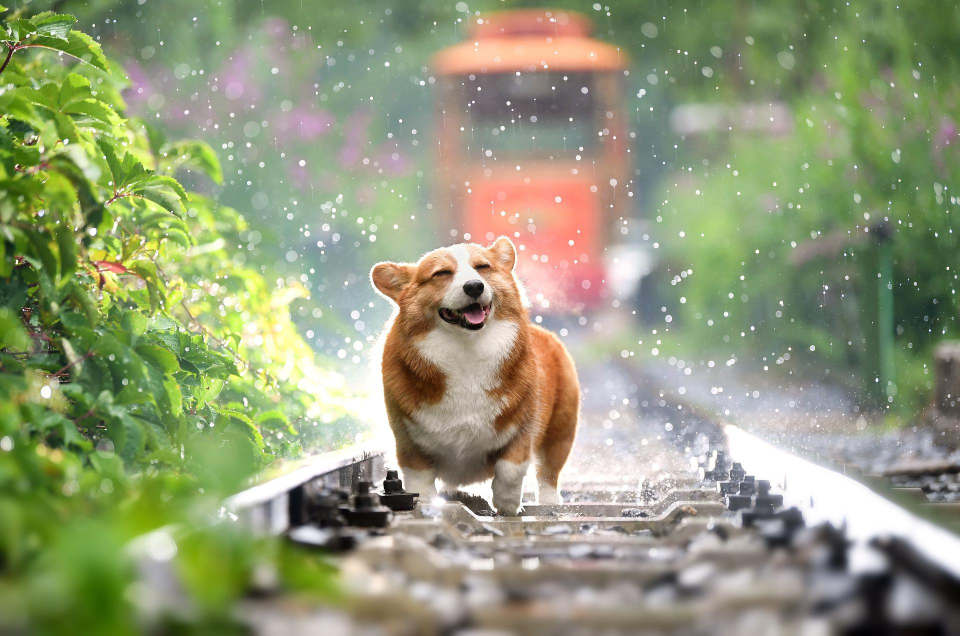
#> input picture Programmes et ressouces de tests/Ressources/Corgi.jpg, 1920 x 1271 px, given in place of the camera (shown at 1/2 size)
$ python chapter1.py
#> lines starting #> are read from the running program, lines starting #| are printed output that depends on the picture
import cv2 as ocv
import numpy as np

print("Import success")

#Camera

camera = ocv.VideoCapture(0)
camera.set(3, 640) #Largeur
camera.set(4, 480) #Hauteur
camera.set(10, 50) #Luminosité


while True:
    success, img = camera.read()
#> img is the input picture: shape (1271, 1920, 3); mean B, G, R 120.7, 153.6, 146.7

    if success:

        cameraContours = ocv.Canny(img, 75, 75)
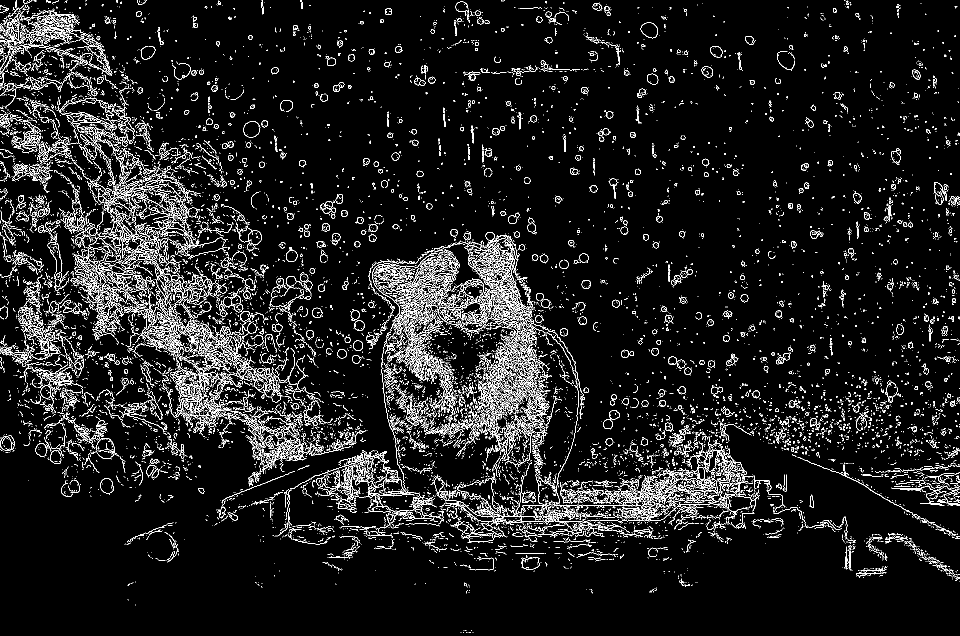
#> cameraContours: shape (1271, 1920) (shown at 1/2 size); 7.1% white in thin lines or dots

        imageLudo = cameraContours.copy()

        kernel = np.ones((3, 3), np.uint8)
        ocv.erode(imageLudo, kernel)
        ocv.dilate(imageLudo, kernel)

        cameraFloue = ocv.GaussianBlur(img, (11, 11), 0)

        cameraCF = ocv.Canny(cameraFloue, 25, 25)
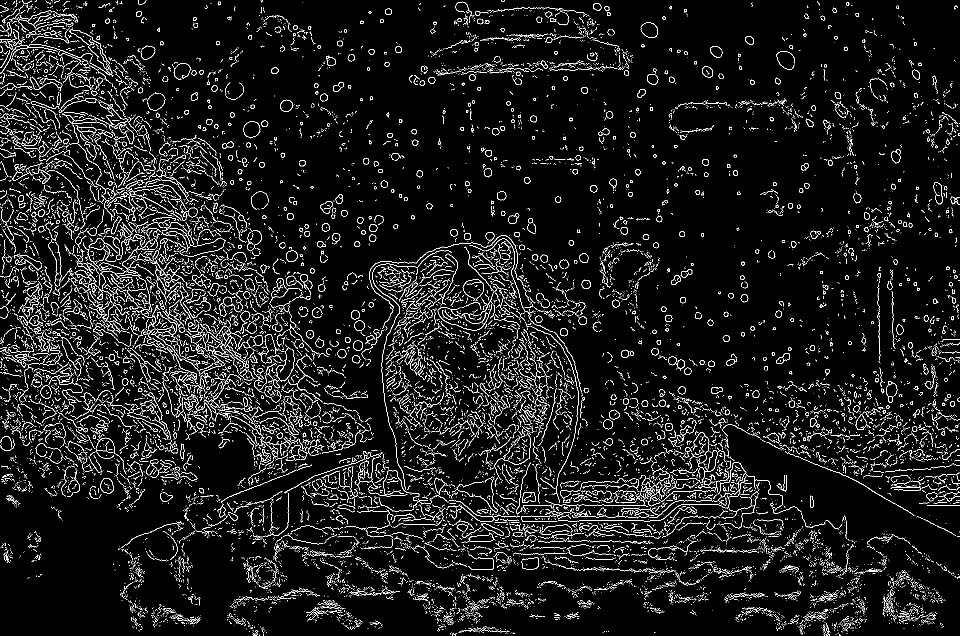
#> cameraCF: shape (1271, 1920) (shown at 1/2 size); 6.3% white in thin lines or dots

        cameraGrise = ocv.cvtColor(img, ocv.COLOR_BGR2GRAY)
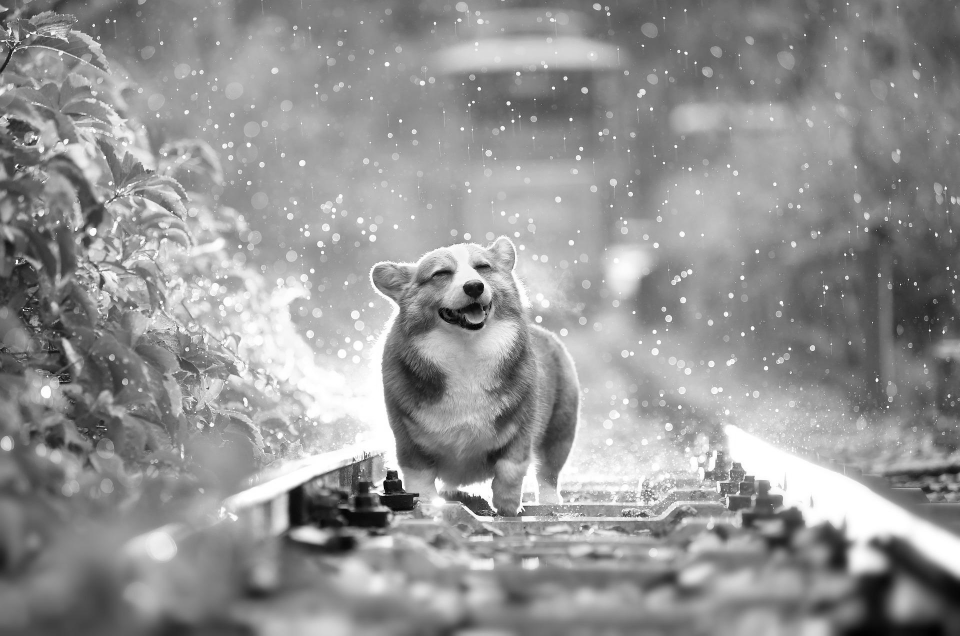
#> cameraGrise: shape (1271, 1920) (shown at 1/2 size); min 0, max 255, mean 147.8

        ocv.putText(cameraContours, "Contours ", (10, 420), ocv.FONT_HERSHEY_COMPLEX, 2, (255, 255, 150), 2)
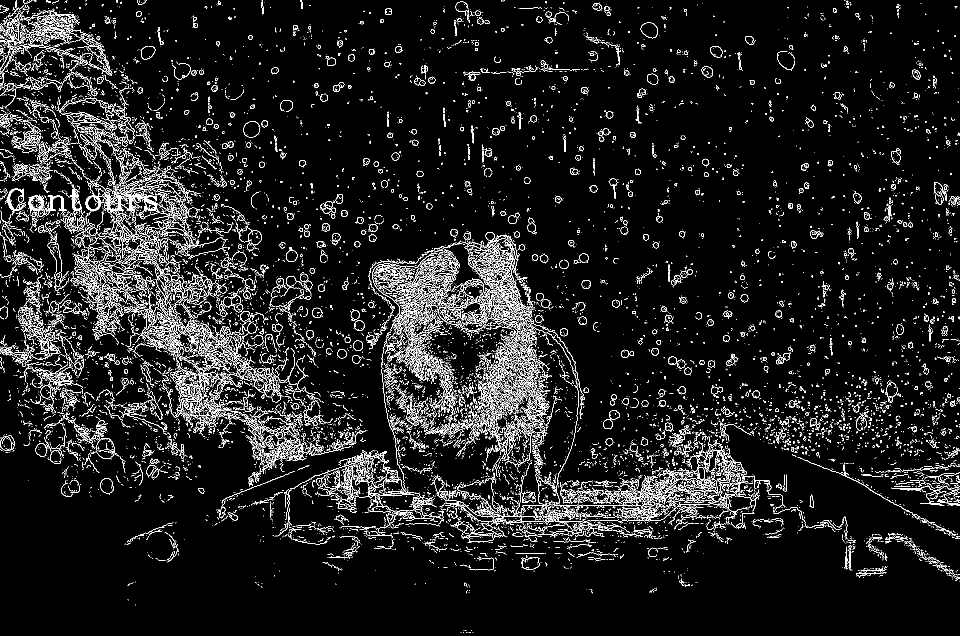
#> cameraContours: shape (1271, 1920) (shown at 1/2 size); 7.2% white in thin lines or dots
        ocv.putText(cameraCF, "Josh ", (10, 420), ocv.FONT_HERSHEY_COMPLEX, 2, (255, 255, 150), 2)
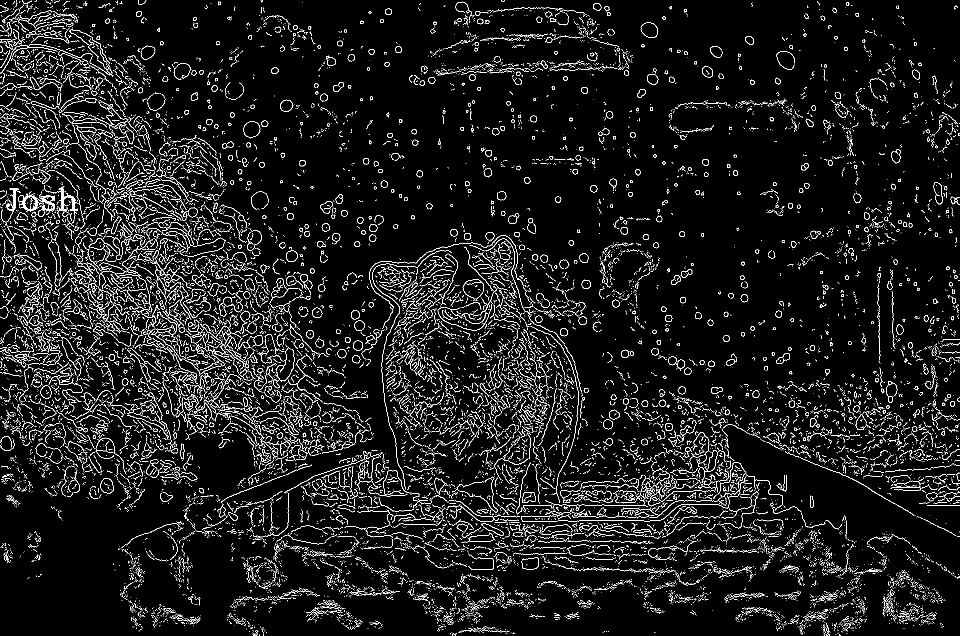
#> cameraCF: shape (1271, 1920) (shown at 1/2 size); 6.3% white in thin lines or dots
        ocv.putText(imageLudo, "Ludo ", (10, 420), ocv.FONT_HERSHEY_COMPLEX, 2, (255, 255, 150), 2)
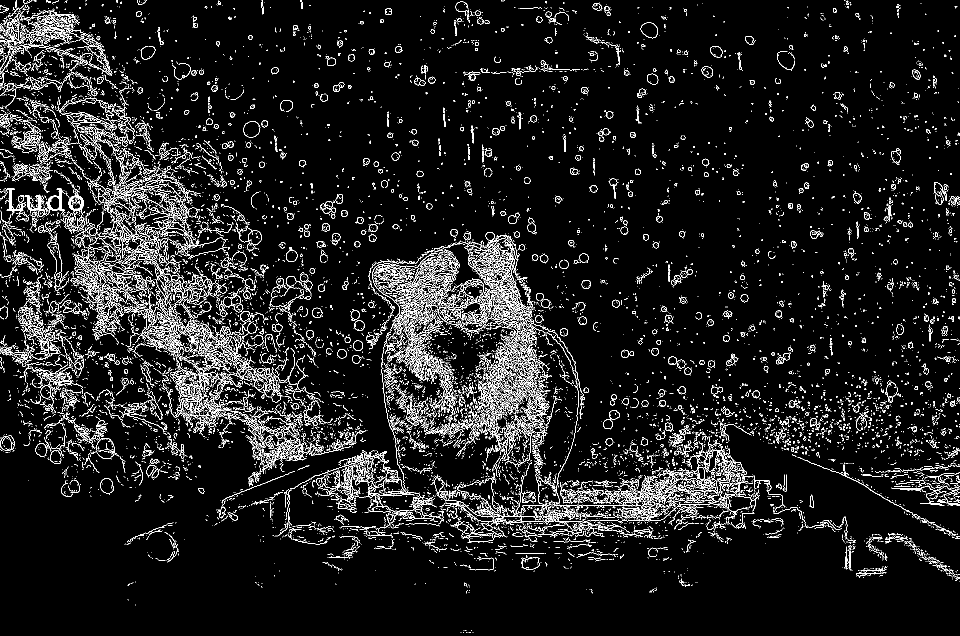
#> imageLudo: shape (1271, 1920) (shown at 1/2 size); 7.1% white in thin lines or dots

        horizontal = np.hstack((cameraContours, cameraCF, imageLudo))
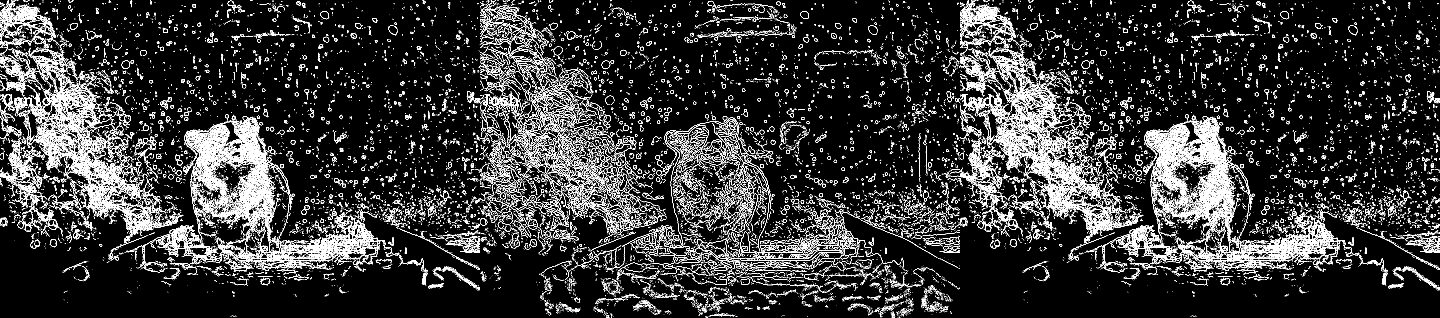
#> horizontal: shape (1271, 5760) (shown at 1/4 size); 6.9% white in thin lines or dots

        ocv.imshow("Contours", cameraContours)

        ocv.imshow("Contours+Floue", cameraCF)

        ocv.imshow("Webcam", img)

        ocv.imshow("Grise", cameraGrise)

        ocv.imshow("Ludo", imageLudo)

        ocv.imshow("Horizontal", horizontal)

        if ocv.waitKey(1) & 0xFF ==ord('c'):
#> (key Esc is pressed here)
            break
